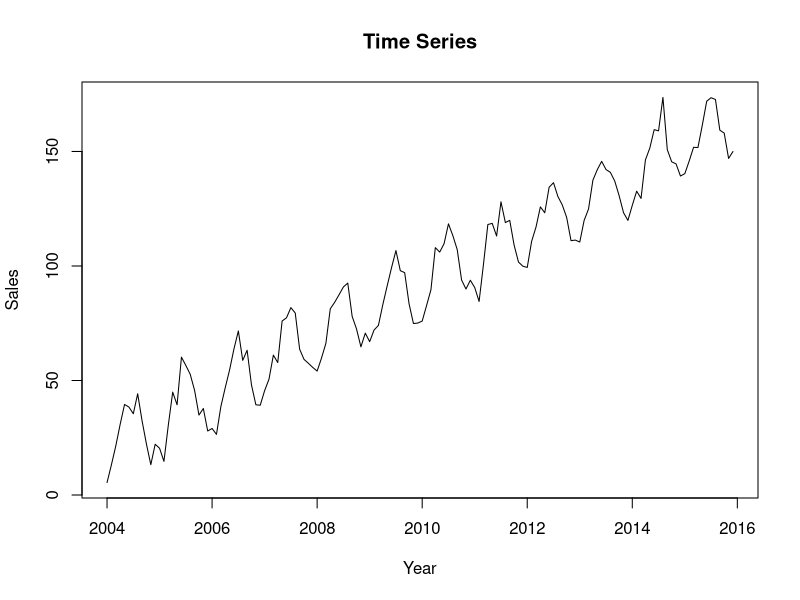
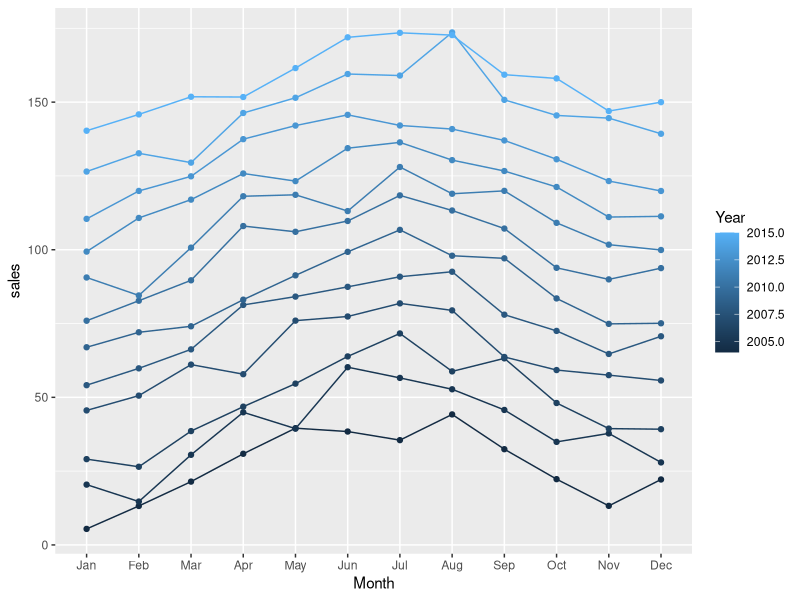
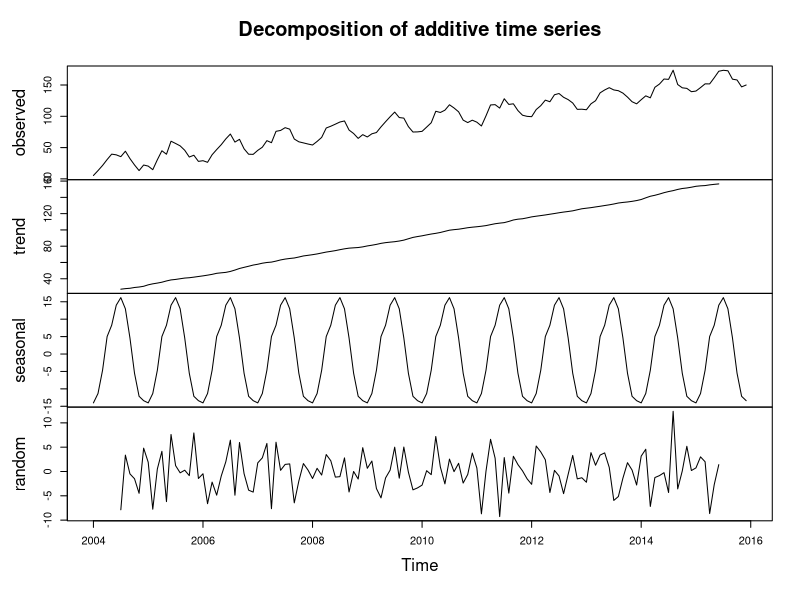
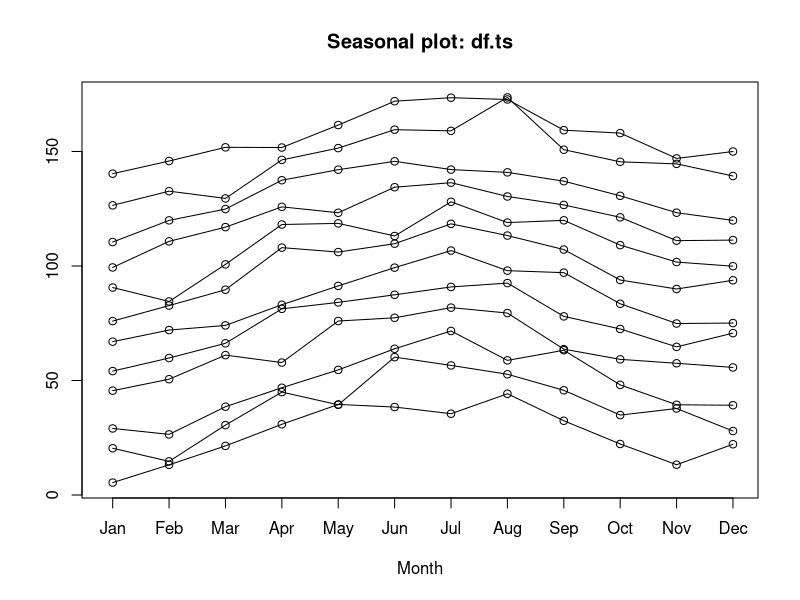
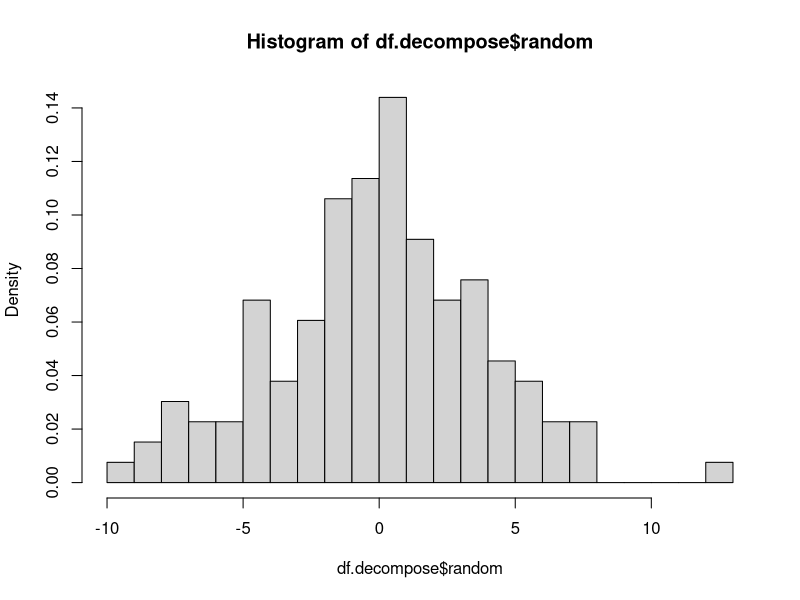
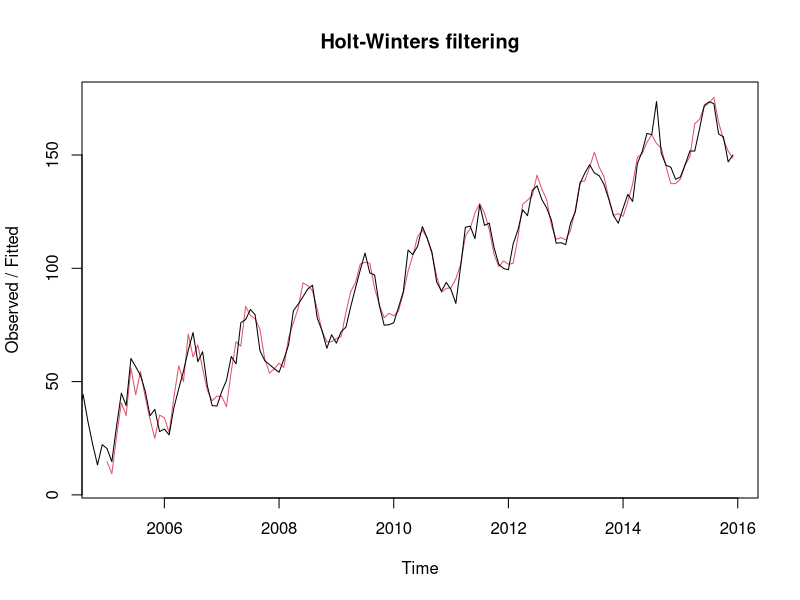
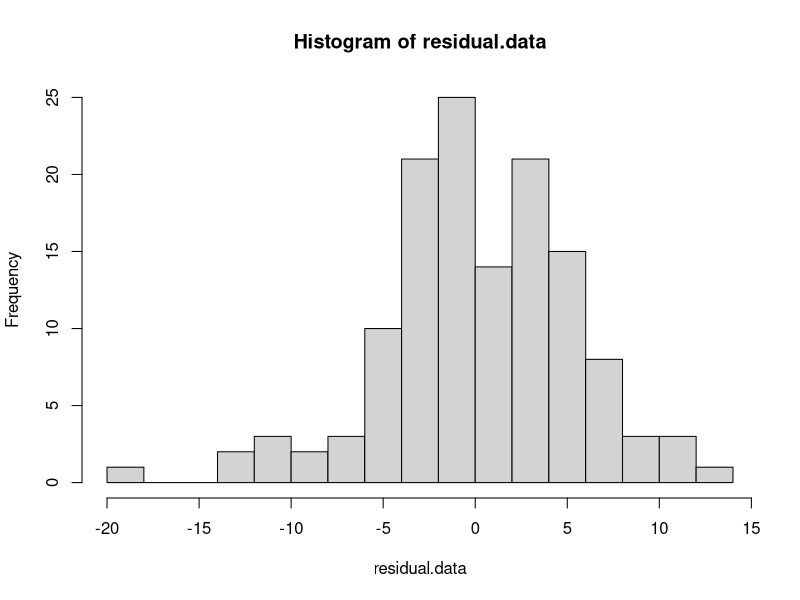
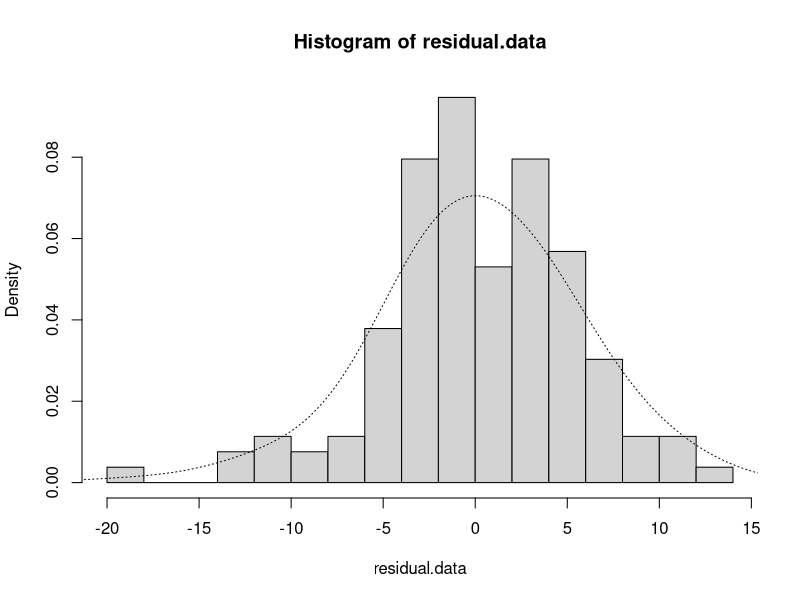

R code for these plots, in order:
## ---- chunk 1
setwd("~/Desktop/Advance Modeling/Time Series1")
library(forecast)
library(tidyverse)
df <- read.csv("hotelSalesData.csv")
library(lubridate)

## ---- chunk 2
df.ts <- ts(df[,3], start = 2004, frequency = 12)
df.ts
plot(df.ts, xlab="Year", ylab="Sales", main="Time Series")


df %>% 
  mutate(date = str_c(Month,Year,"1" ,sep = "-")) %>% 
  mutate(Date = myd(date)) %>% 
  mutate(Month = month(Date, label = TRUE)) %>% 
  ggplot(aes(Month,sales,group=Year, color=Year))+
  geom_line()+
  geom_point()

  
  
## ---- chunk 3
df.decompose <- decompose(df.ts)
head(df.decompose)
plot(df.decompose)
seasonplot(df.ts)
hist(df.decompose$random, breaks = 20, probability = T)

## ---- chunk 4
data.holt <- HoltWinters(df.ts, seasonal = "additive")
plot(data.holt)
head(data.holt)
## ---- chunk 5
data.holt$SSE
residual.data <- data.holt$fitted[,1] - df.ts
hist(residual.data, breaks = 20)

hist(residual.data, breaks = 20, probability = T)
lines(density(residual.data, adjust = 2), lty="dotted")
## ---- chunk 6
linear.model <- lm(df.ts~time(df.ts))
summary(linear.model)
plot(df.ts)
abline(linear.model$coefficients[1], b=linear.model$coefficients[2])
hist(linear.model$residuals, breaks = 25)



## ---- chunk 7
dummy.LM <- lm(df.ts~time(df.ts)+seasonaldummy(df.ts))
summary(dummy.LM)
sum(dummy.LM$residuals^2)
plot(df.ts)
pred.ts<- ts(dummy.LM$fitted.values, start = 2004, frequency = 12)
points(pred.ts, col="red", pch=4)
hist(dummy.LM$residuals, breaks = 25)
## ---- chunk 8
LM.tslm <- tslm(df.ts ~ trend + season)
summary(LM.tslm)
hist(LM.tslm$residuals, breaks = 25)
plot(forecast(LM.tslm, h=20))
## ---- chunk 9
#Holt Winter's model
holt.predict <- predict(data.holt, n.ahead = 2 * 12)
holt.predict
ts.plot(df.ts, holt.predict, lty=7:9)

